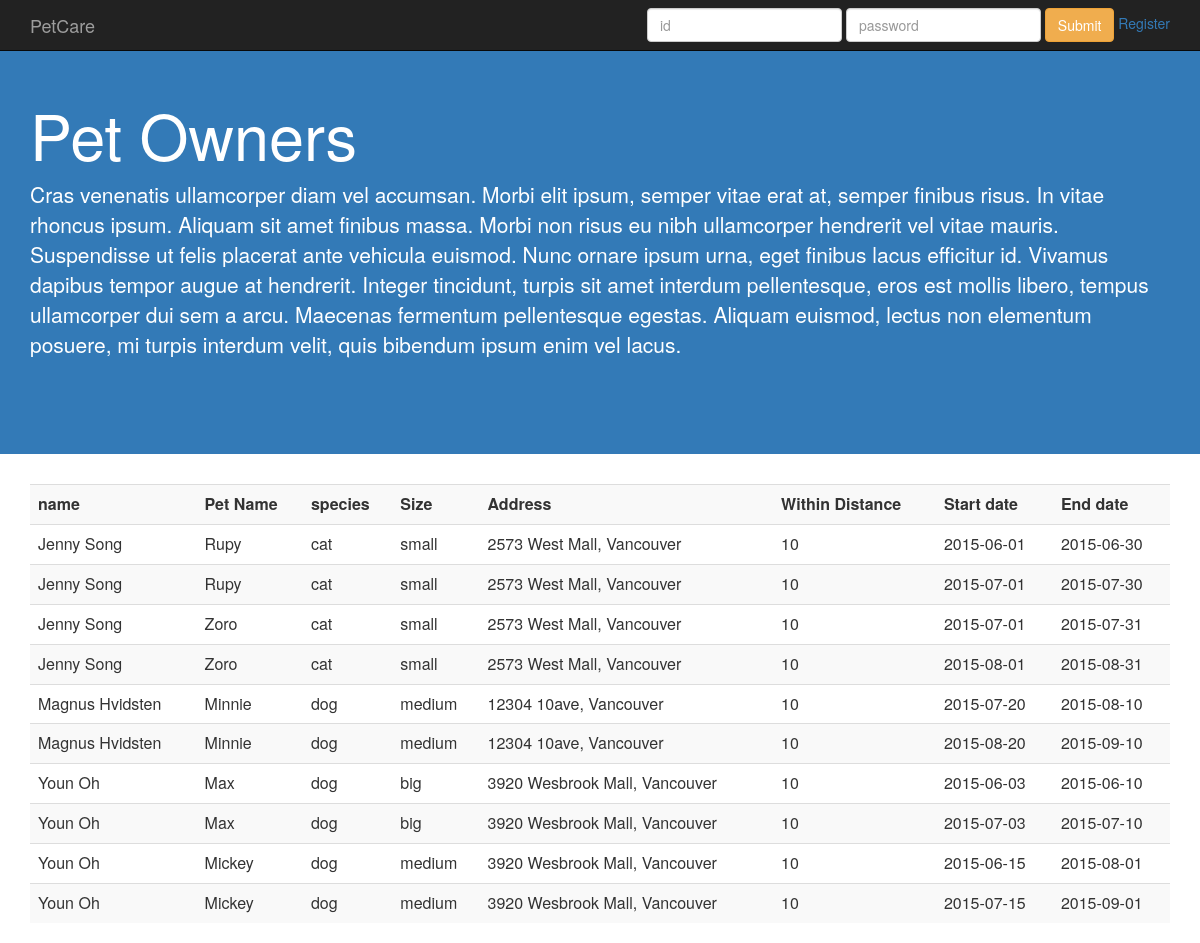
Page /user/owner.php on the committed database.
### tables this page shows
CREATE TABLE AccommodationRequest
(OwnerID       	Char(20),
 PetID 			INTEGER, 
 RequestID 		INTEGER,
 WithinDistance 		REAL NOT NULL, 
 StartDate 		DATE NOT NULL, 
 EndDate 		DATE NOT NULL, 
 primary key(PetID, RequestID),
 foreign key(OwnerID, PetID) references OwnsPet(OwnerID, PetID));

CREATE TABLE User
(UserID 	CHAR(20) NOT NULL,
 Password 	CHAR(20) NOT NULL, 
 Name 		CHAR(20) NOT NULL, 
 Address 	CHAR(50) NOT NULL,
 PhoneNum 	CHAR(10) NOT NULL,
 primary key (UserID));

CREATE TABLE OwnsPet
	(OwnerID 	Char(20), 
 PetID 		INTEGER, 
 PetName 	CHAR(20) NOT NULL,
 Size 		CHAR(20) NOT NULL,
 Species	CHAR(20) NOT NULL,
 primary key (OwnerID,PetID),
 foreign key(OwnerID) references PetOwner(OwnerID));

### user/owner.php (the view, shortened to what this page needs)
<?php
	function getAccommodationRequest() {
		try{
			$db = new PDO("mysql:host=localhost;dbname=fantastic304;port=3306","root");
			$sql = 'SELECT Name, PetName, Species, Size, Address, WithinDistance, StartDate, EndDate, a.OwnerID
			FROM AccommodationRequest a, OwnsPet op, PetOwner po, User u
			WHERE a.OwnerID = op.OwnerID and op.OwnerID = po.OwnerID and po.OwnerID = u.UserID and a.PetID = op.PetID';
			echo '<table class="table table-striped">';
			echo '<th>name</th>';
			echo '<th>';
			echo "Pet Name";
			echo '</th>';
			echo '<th>';
			echo "species";
			echo '</th>';
			echo '<th>';
			echo "Size";
			echo '</th>';
			echo '<th>';
			echo "Address";
			echo '</th>';
			echo '<th>';
			echo "Within Distance";
			echo '</th>';
			echo '<th>';
			echo "Start date";
			echo '</th>';
			echo '<th>';
			echo "End date";
			echo '</th>';
			foreach($db->query($sql) as $row){
				echo '<tr>';
				echo '<td>';
				echo $row['Name'];
				echo '</td>';
				echo '<td>';
				echo $row['PetName'];
				echo '</td>';
				echo '<td>';
				echo $row['Species'];
				echo '</td>';
				echo '<td>';
				echo $row['Size'];
				echo '</td>';
				echo '<td>';
				echo $row['Address'];
				echo '</td>';
				echo '<td>';
				echo $row['WithinDistance'];
				echo '</td>';
				echo '<td>';
				echo $row['StartDate'];
				echo '</td>';
				echo '<td>';
				echo $row['EndDate'];
				echo '</td>';
			}
			echo '</table>';
		} catch(Exception $e){
		echo "Could not connect to the database";
		exit;
		}
	}
?>
<head>
	<link rel="stylesheet" href="../bootstrap.min.css">
</head>
<body>
	<?php include '../include/header.php' ?>
	<div style="padding: 80px 0; background-color:337ab7; !important" class="jumbotron">
  		<div class="container">
  			<h1 style="color:white">Pet Owners</h1>
  			<p style="color:white">Cras venenatis ullamcorper diam vel accumsan. Morbi elit ipsum, semper vitae erat at, semper finibus risus. In vitae rhoncus ipsum. Aliquam sit amet finibus massa. Morbi non risus eu nibh ullamcorper hendrerit vel vitae mauris. Suspendisse ut felis placerat ante vehicula euismod. Nunc ornare ipsum urna, eget finibus lacus efficitur id. Vivamus dapibus tempor augue at hendrerit. Integer tincidunt, turpis sit amet interdum pellentesque, eros est mollis libero, tempus ullamcorper dui sem a arcu. Maecenas fermentum pellentesque egestas. Aliquam euismod, lectus non elementum posuere, mi turpis interdum velit, quis bibendum ipsum enim vel lacus.</p>
  		</div>
	</div>
	<div class="container">
		<?php getAccommodationRequest(); ?>
	</div>
</body>

### include/header.php
<nav class="navbar navbar-inverse navbar-fixed-top">
	<div class="container">
    	<a class="navbar-brand" href="<?php $_SERVER['DOCUMENT_ROOT'] ?>/index.php">PetCare</a>
		<?php if(!isset($_COOKIE['userID'])): ?>
			<form class="navbar-form navbar-right" action= "<?php $_SERVER['DOCUMENT_ROOT'] ?>/login.php" method="post">
        		<div class="form-group">
         			<input type="text" class="form-control" name="id" placeholder="id">
         			<input type="password" class="form-control" name="password" placeholder="password">
        		</div>
        		<button type="submit" class="btn btn-warning">Submit</button>
        		<a href="<?php $_SERVER['DOCUMENT_ROOT'] ?>/register.php">Register</a>
      		</form>
      	<?php else : ?>
      		<ul class="nav navbar-nav navbar-right">
      			<li><a href="<?php $_SERVER['DOCUMENT_ROOT'] ?>/myaccount.php"><?php echo $_COOKIE['userID'] ?></a></li>
      			<li><a href="<?php $_SERVER['DOCUMENT_ROOT'] ?>/logout.php">Log Out</a></li>
      	<?php endif; ?>
     	</div>
</nav>

### rows in the picture
accommodationrequest: user.Name "Jenny Song", ownspet.PetName "Rupy", ownspet.Species "cat", ownspet.Size "small", user.Address "2573 West Mall, Vancouver", WithinDistance "10", StartDate "2015-06-01", EndDate "2015-06-30"
accommodationrequest: user.Name "Jenny Song", ownspet.PetName "Rupy", ownspet.Species "cat", ownspet.Size "small", user.Address "2573 West Mall, Vancouver", WithinDistance "10", StartDate "2015-07-01", EndDate "2015-07-30"
accommodationrequest: user.Name "Jenny Song", ownspet.PetName "Zoro", ownspet.Species "cat", ownspet.Size "small", user.Address "2573 West Mall, Vancouver", WithinDistance "10", StartDate "2015-07-01", EndDate "2015-07-31"
accommodationrequest: user.Name "Jenny Song", ownspet.PetName "Zoro", ownspet.Species "cat", ownspet.Size "small", user.Address "2573 West Mall, Vancouver", WithinDistance "10", StartDate "2015-08-01", EndDate "2015-08-31"
accommodationrequest: user.Name "Magnus Hvidsten", ownspet.PetName "Minnie", ownspet.Species "dog", ownspet.Size "medium", user.Address "12304 10ave, Vancouver", WithinDistance "10", StartDate "2015-07-20", EndDate "2015-08-10"
accommodationrequest: user.Name "Magnus Hvidsten", ownspet.PetName "Minnie", ownspet.Species "dog", ownspet.Size "medium", user.Address "12304 10ave, Vancouver", WithinDistance "10", StartDate "2015-08-20", EndDate "2015-09-10"
accommodationrequest: user.Name "Youn Oh", ownspet.PetName "Max", ownspet.Species "dog", ownspet.Size "big", user.Address "3920 Wesbrook Mall, Vancouver", WithinDistance "10", StartDate "2015-06-03", EndDate "2015-06-10"
accommodationrequest: user.Name "Youn Oh", ownspet.PetName "Max", ownspet.Species "dog", ownspet.Size "big", user.Address "3920 Wesbrook Mall, Vancouver", WithinDistance "10", StartDate "2015-07-03", EndDate "2015-07-10"
accommodationrequest: user.Name "Youn Oh", ownspet.PetName "Mickey", ownspet.Species "dog", ownspet.Size "medium", user.Address "3920 Wesbrook Mall, Vancouver", WithinDistance "10", StartDate "2015-06-15", EndDate "2015-08-01"
accommodationrequest: user.Name "Youn Oh", ownspet.PetName "Mickey", ownspet.Species "dog", ownspet.Size "medium", user.Address "3920 Wesbrook Mall, Vancouver", WithinDistance "10", StartDate "2015-07-15", EndDate "2015-09-01"
